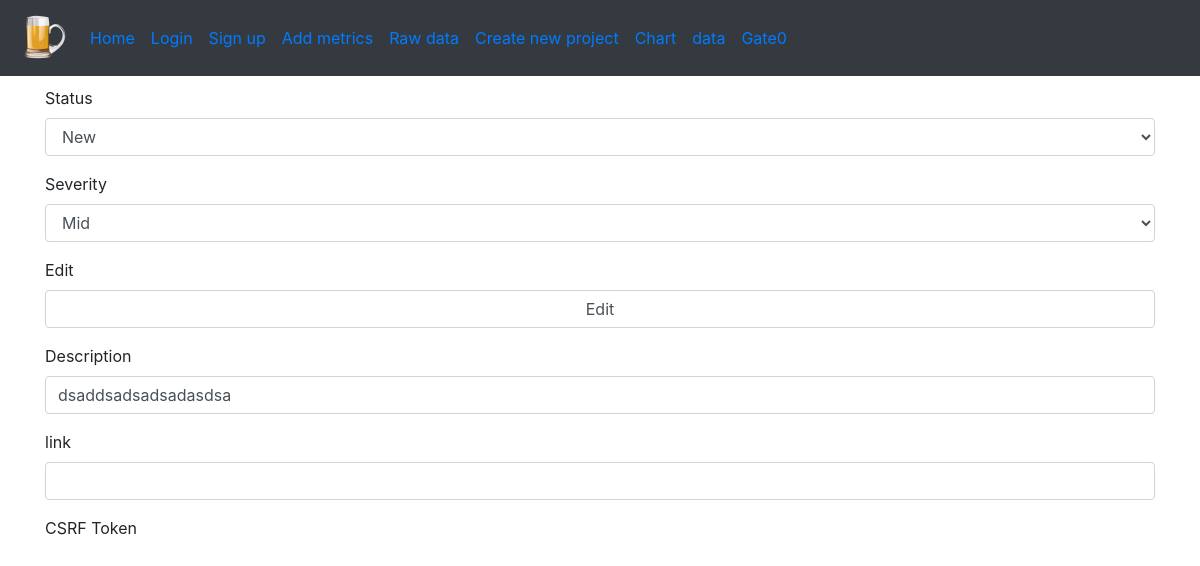
Before: /edit/2 with the older database file.
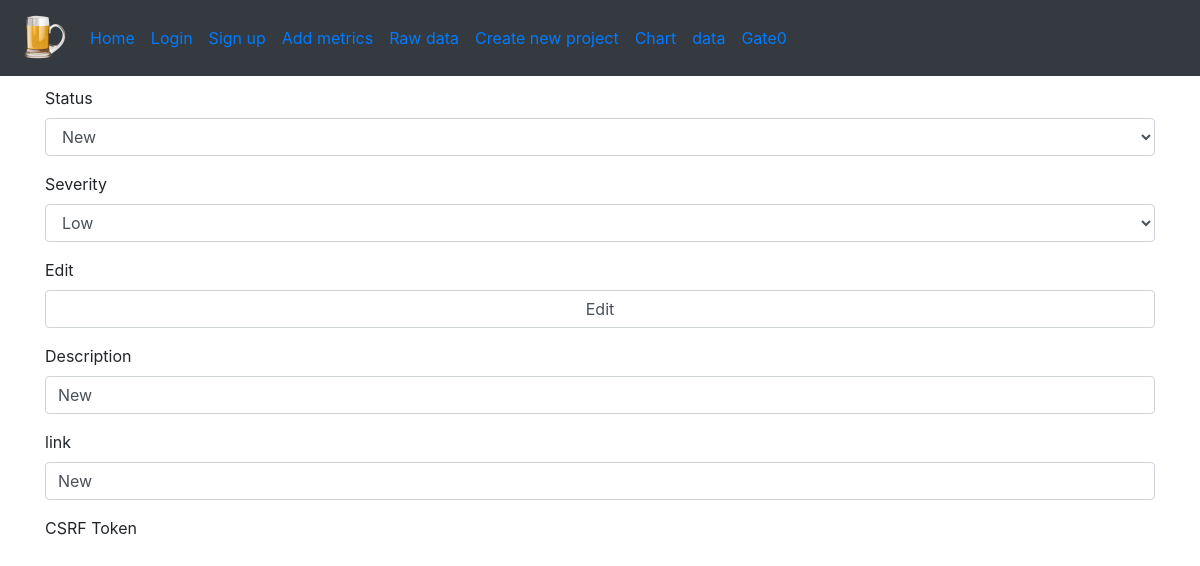
After: the same page with the newer database file.
### spice_status/models/issue_models.py (models this page shows)
class Issue(db.Model):
    id = db.Column(db.Integer, primary_key=True)
    date = db.Column(db.String, default=(datetime.utcnow().strftime("%m/%d/%Y")))
    description = db.Column(db.String)
    status = db.Column(db.String)
    link = db.Column(db.String, default='')
    severity = db.Column(db.String)

### spice_status/views/main_views.py (the view, shortened to what this page needs)
@bp_main.route('/edit/<int:issue_id>', methods=["GET", "POST"])
def edit(issue_id):
    db_item = get_issue_by_id(issue_id)
    form = EditIssueForm()
    form.status.data = db_item.status
    form.severity.data = db_item.severity
    form.description.data = db_item.description
    form.link.data = db_item.link
    return render_template('edit_item.html', issue=db_item, form=form)

### spice_status/forms/issue_form.py
class EditIssueForm(StatusChangeForm):
    description = StringField('Description', validators=[Length(min=15), DataRequired()])
    link = StringField('link')

### spice_status/models/issue_models.py (called while the page is built)
def get_issue_by_id(issue_id):
    return Issue.query.filter_by(id=issue_id).first()

### spice_status/templates/edit_item.html
{% extends 'partials/_one_column.html' %}
{% from "macros/form_field_macros.html" import render_field %}
{% block content %}
    {% with enctype = True %}
         {% include 'partials/_form.html' %}
    {% endwith %}
{% endblock %}

### spice_status/templates/macros/form_field_macros.html (shortened to what this page needs)
{% macro render_field(field) -%}
<div class="form-group">
    {% with invalid = "form-control is-invalid" if field.errors else 'form-control'%}
    {% if field.type != "Submit" and field.type != 'HiddenField' %}
        {{ field.label(class="form-label") }}
    {% endif %}
    {{ field(class=invalid)}}
    {% endwith %}
</div>
{%- endmacro %}

Changed rows visible on the page:
changed Issue "New": severity "Mid" → "Low"; description "dsaddsadsadsadasdsa" → "New"; link (not shown) → "New"
